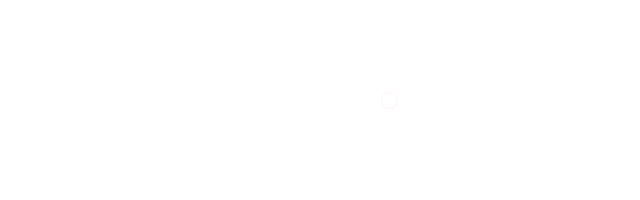
Frame 1 (no input)
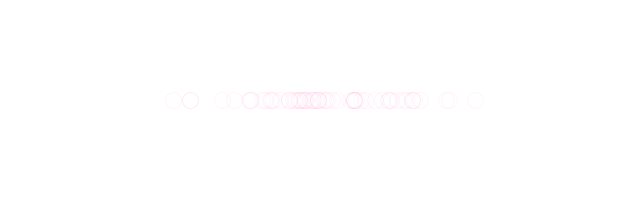
Frame 60 (the mouse pressed at the canvas centre just before this capture)
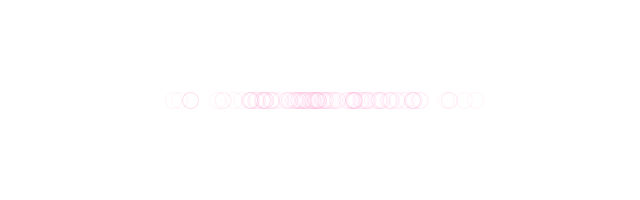
Frame 120 (the mouse held since frame 60 and released just before this capture)

The Processing sketch that drew these frames (run headless with seeded random() and noise(); from frame 60 on, the mouse is pressed at the canvas centre):

// Processing sketch: i4_Gaussian_distribution
// ── i4_Gaussian_distribution.pde
import java.util.*;
Random generator;

void setup(){
  size(640,200);
  background(255);
  generator = new Random();
}

void draw(){
 
 // Returns random number with a mean of 0 and 
 // standard deviation of 1: 
 float num = (float) generator.nextGaussian(); 
 
 float sd = 60; // Standard deviation
 float mean = 320;
 
 // Multiply the random number by our standard deviation
 // and add the mean
 float xPos = sd * num + mean;
 
 noFill();
 stroke(255, 0, 125, 10);
// noStroke();
// fill(255, 0, 125, 10);
 ellipse(xPos, 100, 16, 16);
}
